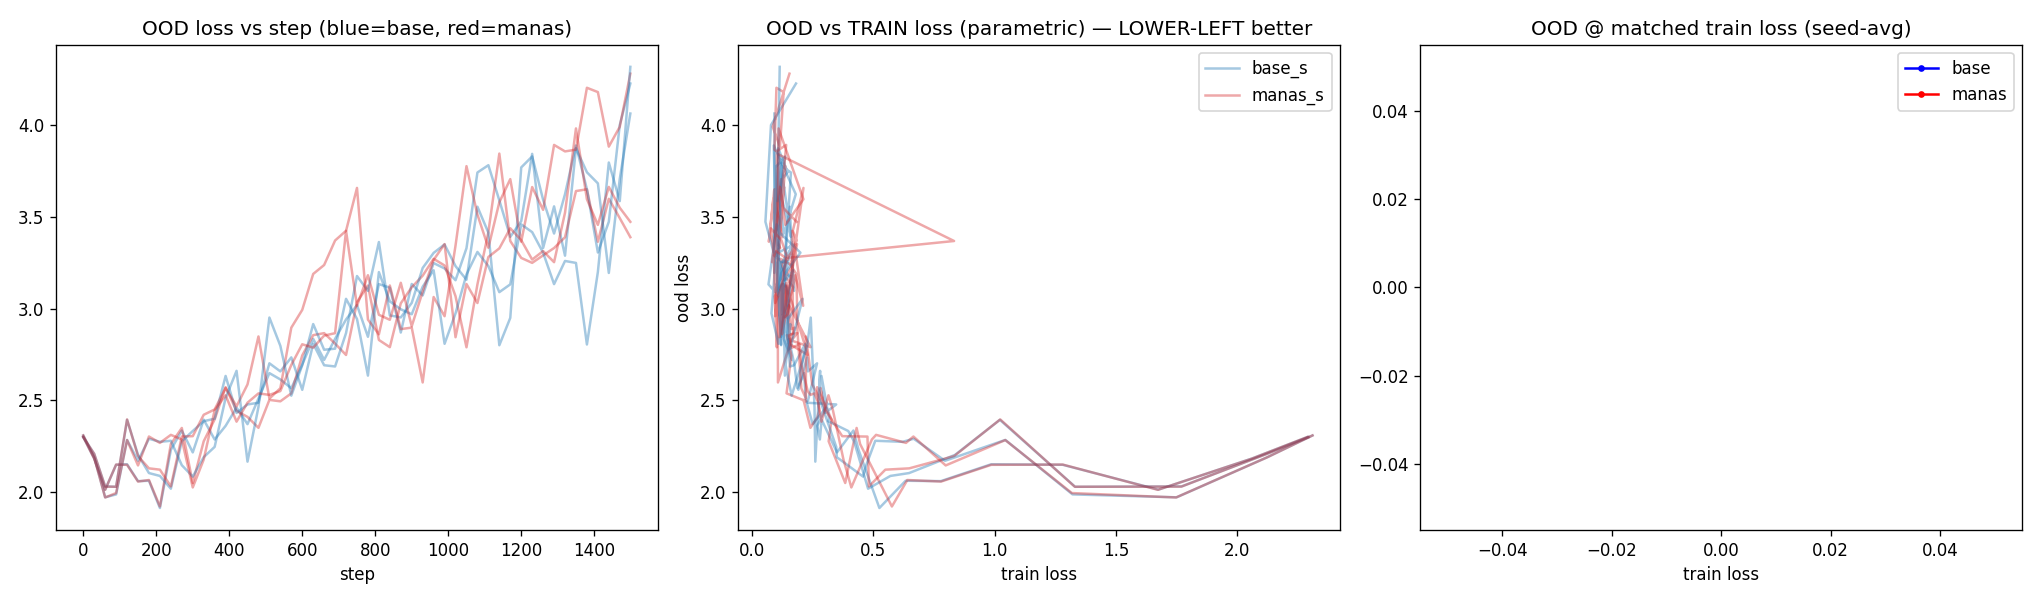

Recreate this plot in Python.
"""ManasOptimizer — CONCLUSIVE test on MNIST-1D (non-saturating, overlapping).

The MNIST toy went blind: it saturated and cross-source cosine at convergence measures
distance-from-optimum, not basin geometry. This fixes BOTH:
  * MNIST-1D is deliberately hard/overlapping -> small models plateau ~60-75%, never saturate,
    so mid/late training stays informative.
  * The diagnostic is the PAPER'S ACTUAL CLAIM, not cosine: train to a given TRAIN loss, measure
    loss on a HELD-OUT source (OOD regime) the model NEVER trained on. We plot OOD-loss vs
    TRAIN-loss parametrically over training; if common-minima helps, Manas's curve sits BELOW
    base-Muon's at MATCHED train loss (Nexus Fig-1: same pretraining loss, better downstream).
    This does not go blind at saturation.

Sources = same MNIST-1D templates (digits), DIFFERENT corruption regimes (different per-source
minima, shared common minimum): 3 training sources (varied noise/translation/shear), 1 OOD source
with an unseen regime. Model: Conv1d stem (AdamW; convs are never for Muon) -> GLU trunk (Muon).

Arms: base Muon, Manas full-d, Manas rank-32, Manas rank-frac 0.25, + a gamma sweep. Multi-seed
on the base-vs-manas pair (the comparison that must be conclusive).

Run: ../BiBo/.venv/Scripts/python.exe .autoresearch/manas_mnist1d.py
Out: manas_mnist1d_results.json + manas_mnist1d.png (this dir).
"""
import json
import os
import sys

sys.path.insert(0, os.path.abspath(os.path.join(os.path.dirname(__file__), "..")))
import numpy as np
import torch
import torch.nn as nn
import torch.nn.functional as F
from mnist1d.data import make_dataset, get_dataset_args

from kernels.sm75.manas import ManasOptimizer

DEV = "cuda"
STEPS, BS, EVAL_EVERY = 1500, 128, 30
HERE = os.path.dirname(os.path.abspath(__file__))

# corruption regimes: same digit templates, different generating noise -> different minima.
# 3 in-distribution training sources + 1 held-out OOD regime (unseen at train).
REGIMES = {
    "s0":  dict(corr_noise_scale=0.20, max_translation=36, shear_scale=0.5),
    "s1":  dict(corr_noise_scale=0.30, max_translation=60, shear_scale=1.0),
    "s2":  dict(corr_noise_scale=0.25, max_translation=48, shear_scale=0.75, scale_coeff=0.6),
    "ood": dict(corr_noise_scale=0.45, max_translation=24, shear_scale=1.4, iid_noise_scale=0.08),
}


def make_source(reg, seed):
    a = get_dataset_args()
    a.num_samples = 5000
    a.seed = seed
    for k, v in reg.items():
        setattr(a, k, v)
    d = make_dataset(a)
    x = torch.tensor(d["x"], dtype=torch.float32, device=DEV).unsqueeze(1)   # (N,1,40)
    y = torch.tensor(d["y"], dtype=torch.long, device=DEV)
    xt = torch.tensor(d["x_test"], dtype=torch.float32, device=DEV).unsqueeze(1)
    yt = torch.tensor(d["y_test"], dtype=torch.long, device=DEV)
    return (x, y), (xt, yt)


class GLUBlock(nn.Module):
    def __init__(self, h, i):
        super().__init__()
        self.gate = nn.Linear(h, i, bias=False)
        self.up = nn.Linear(h, i, bias=False)
        self.down = nn.Linear(i, h, bias=False)

    def forward(self, x):
        return x + self.down(F.silu(self.gate(x)) * self.up(x))


class Net1D(nn.Module):
    def __init__(self):
        super().__init__()
        self.stem = nn.Conv1d(1, 16, 5, stride=2)              # 40 -> 18; AdamW
        self.proj = nn.Linear(16 * 18, 192, bias=False)
        self.blocks = nn.Sequential(GLUBlock(192, 384), GLUBlock(192, 384), GLUBlock(192, 384))
        self.head = nn.Linear(192, 10, bias=False)

    def forward(self, x):
        z = F.silu(self.stem(x)).flatten(1)
        return self.head(self.blocks(self.proj(z)))


def run(name, seed, gamma=0.0, rho=0.85, rank=None):
    torch.manual_seed(seed)
    model = Net1D().to(DEV)
    mats = [p for p in model.parameters() if p.ndim == 2]
    rest = [p for p in model.parameters() if p.ndim != 2]
    opt = ManasOptimizer(mats, lr=2e-3, probe_gamma=gamma, probe_rho=rho, probe_rank=rank,
                         weight_decay=0.01)
    aux = torch.optim.AdamW(rest, lr=2e-3, weight_decay=0.01)

    tr = {s: SRC[(s, seed)][0] for s in ("s0", "s1", "s2")}    # 3 training sources
    ood_x, ood_y = SRC[("ood", seed)][1]                       # held-out regime, TEST split
    idtest = [SRC[(s, seed)][1] for s in ("s0", "s1", "s2")]   # in-distribution test
    order = ["s0", "s1", "s2"]

    log = {"step": [], "train": [], "id": [], "ood": [], "ood_acc": []}
    g = torch.Generator(device="cpu").manual_seed(seed)
    for t in range(STEPS):
        s = order[t % 3]
        x, y = tr[s]
        idx = torch.randint(0, x.shape[0], (BS,), generator=g).to(DEV)
        with opt.probe():
            loss = F.cross_entropy(model(x[idx]), y[idx])
            opt.zero_grad(set_to_none=True); aux.zero_grad(set_to_none=True)
            loss.backward()
        opt.step(); aux.step()

        if t % EVAL_EVERY == 0 or t == STEPS - 1:
            with torch.no_grad():
                # train loss = mean over the 3 training sources' TRAIN split (the x-axis)
                trl = np.mean([F.cross_entropy(model(tr[s][0][:1000]), tr[s][1][:1000]).item()
                               for s in order])
                idl = np.mean([F.cross_entropy(model(xt), yt).item() for xt, yt in idtest])
                oodlogits = model(ood_x)
                oodl = F.cross_entropy(oodlogits, ood_y).item()
                ooda = (oodlogits.argmax(-1) == ood_y).float().mean().item()
            log["step"].append(t); log["train"].append(float(trl))
            log["id"].append(float(idl)); log["ood"].append(oodl); log["ood_acc"].append(ooda)
    print(f"  {name:<20} train {log['train'][-1]:.3f}  id {log['id'][-1]:.3f}  "
          f"ood {log['ood'][-1]:.3f}  ood_acc {log['ood_acc'][-1]:.3f}")
    return {"name": name, "seed": seed, "gamma": gamma, "rank": str(rank), "log": log}


def ood_at_matched_train(res, grid=None):
    """Interpolate each run's OOD loss onto a common TRAIN-loss grid (the conclusive comparison:
    OOD at MATCHED train loss). Train loss is monotone-decreasing, so invert it per run."""
    if grid is None:
        grid = np.linspace(0.2, 1.6, 15)
    tr = np.array(res["log"]["train"]); ood = np.array(res["log"]["ood"])
    o = np.argsort(tr)                                         # ASCENDING (np.interp needs xp increasing)
    return np.interp(grid, tr[o], ood[o], left=np.nan, right=np.nan)


if __name__ == "__main__":
    SEEDS = (0, 1, 2)
    print("building MNIST-1D sources (3 train regimes + 1 OOD) x seeds ...")
    SRC = {}
    for s in REGIMES:
        for sd in SEEDS:
            SRC[(s, sd)] = make_source(REGIMES[s], seed=100 * sd + 7)
    print(f"arms x {STEPS} steps; conclusive metric = OOD loss at MATCHED train loss\n")

    R = []
    for sd in SEEDS:                                           # the conclusive pair, multi-seed
        R.append(run(f"base_s{sd}", sd, gamma=0.0))
        R.append(run(f"manas_s{sd}", sd, gamma=1.5e-3))
    R.append(run("manas_g3e-3", 0, gamma=3e-3))                # gamma sweep (seed 0)
    R.append(run("manas_g5e-4", 0, gamma=5e-4))
    R.append(run("manas_r32", 0, gamma=1.5e-3, rank=32))       # rank variants
    R.append(run("manas_rfrac.25", 0, gamma=1.5e-3, rank=0.25))

    # ---- conclusive comparison: OOD @ matched train loss, seed-averaged base vs manas ----
    pairs = [r for r in R if r["name"].startswith(("base_s", "manas_s"))]
    lo = max(min(r["log"]["train"]) for r in pairs)            # grid inside every run's visited range
    hi = min(max(r["log"]["train"]) for r in pairs)
    grid = np.linspace(lo * 1.05, hi * 0.95, 15)
    base = np.nanmean([ood_at_matched_train(r, grid) for r in R if r["name"].startswith("base_")], 0)
    manas = np.nanmean([ood_at_matched_train(r, grid) for r in R if r["name"].startswith("manas_s")], 0)
    delta = base - manas                                       # >0 => manas better OOD at matched train
    print("\n== CONCLUSIVE: OOD loss at matched TRAIN loss (base - manas, seed-avg; >0 = manas wins) ==")
    for tl, b, m, d in zip(grid, base, manas, delta):
        if b == b and m == m:
            print(f"  train={tl:.2f}:  base_ood {b:.4f}  manas_ood {m:.4f}  delta {d:+.4f}")
    valid = delta[~np.isnan(delta)]
    print(f"\n  mean OOD-gap across matched train-loss grid: {np.nanmean(delta):+.4f} "
          f"({(valid > 0).mean()*100:.0f}% of grid points favor manas)")

    with open(os.path.join(HERE, "manas_mnist1d_results.json"), "w") as f:
        json.dump({"runs": R, "grid": grid.tolist(),
                   "base_ood": base.tolist(), "manas_ood": manas.tolist()}, f)

    import matplotlib
    matplotlib.use("Agg")
    import matplotlib.pyplot as plt
    fig, ax = plt.subplots(1, 3, figsize=(17, 5))
    for r in R:
        if r["name"].startswith(("base_s", "manas_s")):
            c = "tab:blue" if r["name"].startswith("base") else "tab:red"
            ax[0].plot(r["log"]["step"], r["log"]["ood"], c, alpha=0.4)
            ax[1].plot(r["log"]["train"], r["log"]["ood"], c, alpha=0.4,
                       label=r["name"].rstrip("012") if r["seed"] == 0 else None)
    ax[0].set_title("OOD loss vs step (blue=base, red=manas)"); ax[0].set_xlabel("step")
    ax[1].set_title("OOD vs TRAIN loss (parametric) — LOWER-LEFT better"); ax[1].set_xlabel("train loss")
    ax[1].set_ylabel("ood loss"); ax[1].legend()
    ax[2].plot(grid, base, "b-o", label="base", ms=3)
    ax[2].plot(grid, manas, "r-o", label="manas", ms=3)
    ax[2].set_title("OOD @ matched train loss (seed-avg)"); ax[2].set_xlabel("train loss")
    ax[2].legend()
    fig.tight_layout(); fig.savefig(os.path.join(HERE, "manas_mnist1d.png"), dpi=120)
    print("saved manas_mnist1d_results.json + manas_mnist1d.png")
